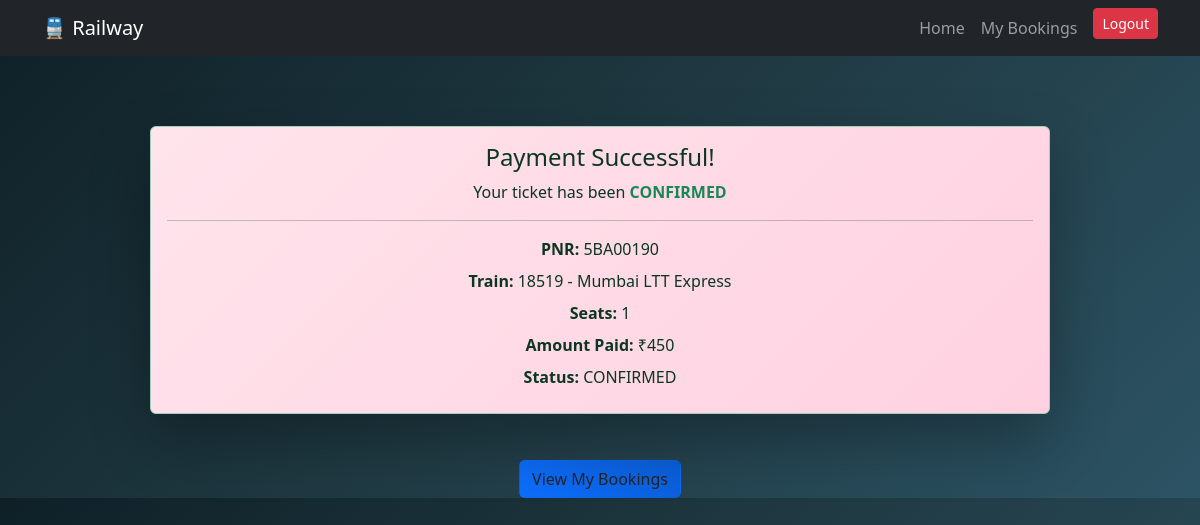
Page /train/payment/30/success/ (signed in) on the earlier database version.
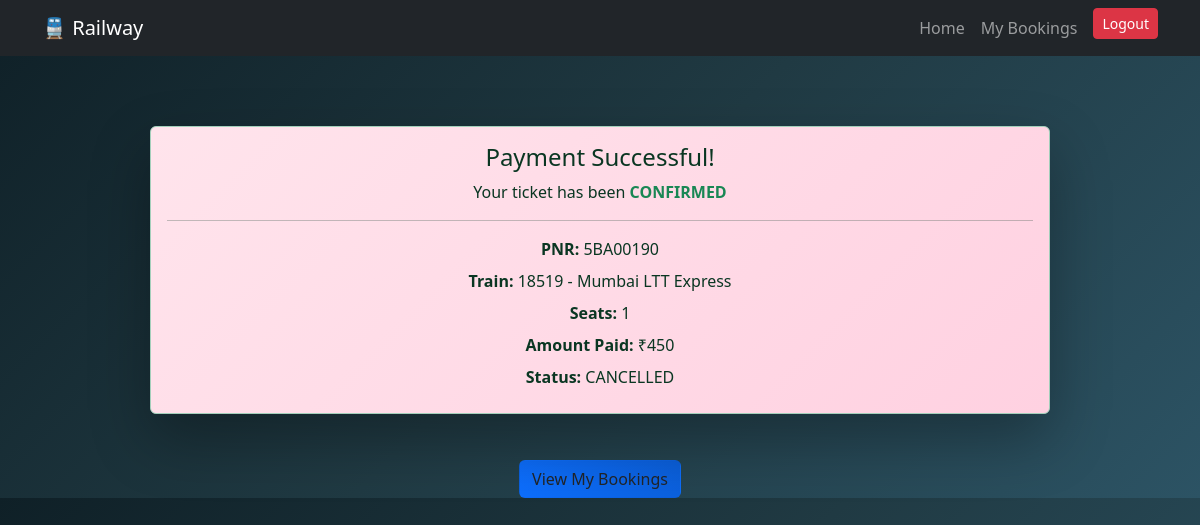
Same page on the later database version.
### train/models.py (models this page shows, shortened)
class Booking(models.Model):
    STATUS_CHOICES=[
        ('Pending', 'Pending'),
        ('CONFIRMED','Confirmed'),
        ('CANCELLED','Cancelled'),
    ]
    user=models.ForeignKey(User,on_delete=models.CASCADE)
    Train=models.ForeignKey(Train,on_delete=models.CASCADE)
    Journey_Date=models.DateField()
    Number_of_seats=models.IntegerField()
    Seat_number=models.CharField(max_length=20)
    Booking_status=models.CharField(
        max_length=20,
        choices=STATUS_CHOICES,
        default='Pending'
    )
    Booking_date=models.DateTimeField(auto_now_add=True)
    pnr=models.CharField(max_length=20,unique=True)

class Train(models.Model):
    Train_number=models.IntegerField(unique=True)
    Train_name=models.CharField(max_length=50)
    Source=models.CharField(max_length=50)
    Destination=models.CharField(max_length=50)
    Departure_Time=models.DateTimeField()
    Arrival_Time=models.DateTimeField()
    Total_seats=models.IntegerField()
    Available_seats=models.IntegerField()
    def __str__(self):
        return f"{self.Train_number} - {self.Train_name}"

### train/views.py (the view)
# urls.py: path('payment/<int:payment_id>/success/',views.payment_success,name='payment_success'),
@login_required
def payment_success(request, payment_id): #payment success
    payment = get_object_or_404(Payment, id=payment_id)
    booking=payment.booking
    return render(request, 'train/payment_success.html', {
        'booking': booking,
        'payment':payment
    })

### train/templates/train/payment_success.html (shortened to what this page needs)
<!DOCTYPE html>
<html lang="en">
<head>
</head>
<body>
   {% extends 'train/base.html' %}
{% block content %}
<div class="container mt-5">
    <div class="alert alert-success text-center success-wow">
        <h4>Payment Successful!</h4>
        <p class="success-sub">Your ticket has been <span class="highlight status-confirmed">CONFIRMED</span></p>
        <hr>
        <p><strong>PNR:</strong> {{ booking.pnr }}</p>
        <p><strong>Train:</strong> {{ booking.Train }}</p>
        <p><strong>Seats:</strong> {{ booking.Number_of_seats }}</p>
        <p><strong>Amount Paid:</strong> ₹{{ payment.Amount }}</p>
        <p><strong>Status:</strong> {{ booking.Booking_status }}</p>
    </div>
    <div class="text-center">
        <a href="{% url 'train:my_bookings' %}" class="btn success-btn">
            View My Bookings
        </a>
    </div>
</div>
{% endblock %}

Differences in the rows shown:
changed Booking "5BA00190": Booking_status "CONFIRMED" → "CANCELLED"
